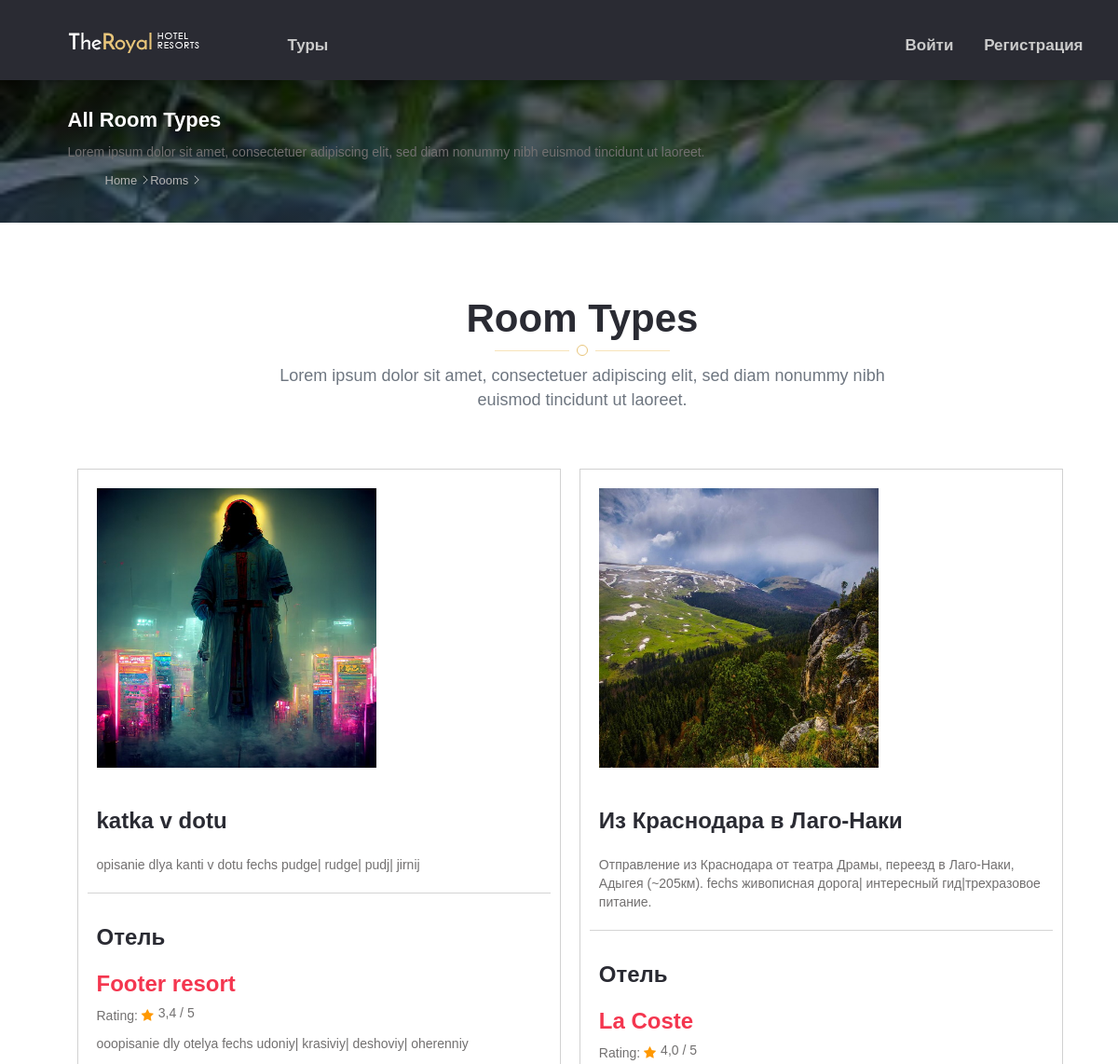
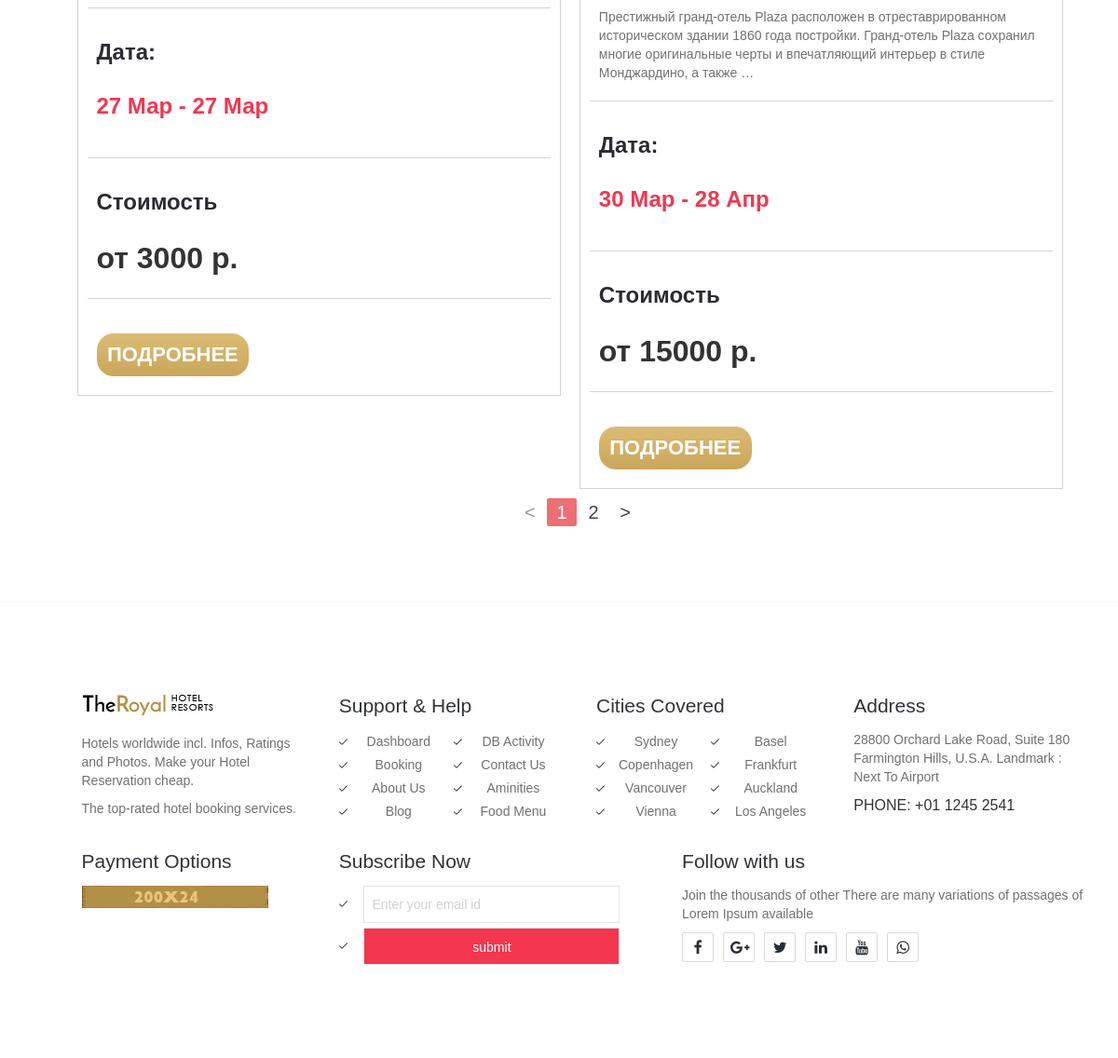
The page /tours/ on the database its author committed (2 pictures, top to bottom).
### tours/models.py (models this page shows, shortened)
class Tours(models.Model):
    name = models.CharField(max_length=255, verbose_name='Название')
    slug = models.SlugField(max_length=255, verbose_name='slug')
    description = models.TextField(verbose_name='Описание')
    city = models.CharField(max_length=255, verbose_name='Город/место')
    duration_days = models.IntegerField(verbose_name='длительность (дней)')
    max_adults = models.IntegerField(validators=[min_valid], verbose_name='максимум взрослых')
    max_kids = models.IntegerField(validators=[min_valid], verbose_name='масксимум детей')
    base_price = models.IntegerField(validators=[min_valid], verbose_name='Базовая стоимость')
    need_inter_pass = models.BooleanField(verbose_name='Нужен загранпаспорт')
    transit_in = models.OneToOneField(Transit, on_delete=models.PROTECT, related_name='transit_in_relate', verbose_name='Транспорт туда')
    transit_back = models.OneToOneField(Transit, on_delete=models.PROTECT, related_name='transit_back_relate', verbose_name='Транспорт обратно')
    main_image = models.ImageField(upload_to=tour_main_photo_location, verbose_name='Изображение', blank=True)
    hotel = models.ForeignKey(to=Hotels, on_delete=models.PROTECT, verbose_name='Отель')
    def get_absolute_url(self):
        return reverse('tour_details', kwargs={'tour_slug': self.slug})
    class Meta:
        ordering = ['name']
        verbose_name = 'Тур'
        verbose_name_plural = 'Туры'

class Hotels(models.Model):
    name = models.CharField(max_length=255, verbose_name='Название')
    slug = models.SlugField(max_length=255, verbose_name='slug')
    description = models.TextField(verbose_name='Описание')
    contact_info = models.CharField(max_length=100, verbose_name='Контактная информация')
    city = models.CharField(max_length=50, verbose_name='Город')
    rating = models.FloatField(validators=[min_valid], verbose_name='Рейтинг')
    food = models.CharField(max_length=50, verbose_name='Питание')
    main_image = models.ImageField(upload_to=hotel_main_photo_location, verbose_name='Изображение', blank=True)
    def get_absolute_url(self):
        return reverse('hotel_details', kwargs={'hotel_slug': self.slug})
    class Meta:
        ordering = ['name']
        verbose_name = 'Отель'
        verbose_name_plural = 'Отели'

class Transit(models.Model):
    transit_id = models.CharField(max_length=255, verbose_name='Идентификатор транспорта')
    start_place = models.CharField(max_length=255, verbose_name='Начальная точка')
    end_place = models.CharField(max_length=255, verbose_name='Конечная точка')
    start_datetime = models.DateTimeField(verbose_name='Начальное время')
    end_datetime = models.DateTimeField(verbose_name='Конечное время')
    class Meta:
        verbose_name = 'Транспорт'
        verbose_name_plural = 'Транспорт'

### tours/views.py (the view, shortened to what this page needs)
# urls.py: path('tours/', ToursView.as_view(), name='tours'),
class ToursView(DataMixin, ListView):
    paginate_by = 2
    model = Tours
    template_name = 'tours/tours.html'
    context_object_name = 'tours'
    def get_queryset(self):
        return Tours.objects.all().select_related('hotel').select_related('transit_in').select_related('transit_back')
    def get_context_data(self, *, object_list=None, **kwargs):
        context = super(ToursView, self).get_context_data(**kwargs)
        dop_context = {
        }
        c_def = self.get_user_context(**dop_context)
        context = dict(list(context.items()) + list(c_def.items()))
        return context

### tours/utils.py (called while the page is built)
    def get_user_context(self, **kwargs):
        context = kwargs
        return context

### templates/tours/tours.html (shortened to what this page needs)
{% extends 'tours/base.html' %}
{% block content %}
		<div class="inn-banner">
			<div class="container">
				<div class="row">
					<h4>All Room Types</h4>
					<p>Lorem ipsum dolor sit amet, consectetuer adipiscing elit, sed diam nonummy nibh euismod tincidunt ut laoreet.
						<p>
							<ul>
								<li><a href="#">Home</a> </li>
								<li><a href="#">Rooms</a> </li>
							</ul>
				</div>
			</div>
		</div>
		<div class="inn-body-section pad-bot-70">
			<div class="container">
				<div class="row">
					<div class="page-head">
						<h2>Room Types</h2>
						<div class="head-title">
							<div class="hl-1"></div>
							<div class="hl-2"></div>
							<div class="hl-3"></div>
						</div>
						<p>Lorem ipsum dolor sit amet, consectetuer adipiscing elit, sed diam nonummy nibh euismod tincidunt ut laoreet.</p>
					</div>
                    {% for tour in tours %}
                        <div class="room room-1">
                            <div class="r1 r-com r-com-1 r1-1"><img src="{{ tour.main_image.url }}" alt="" /> </div>
                            <div class="r2 r-com r-com-1">
                                <h3>{{ tour.name }}</h3>
                                <div class="r1-ratt"><p>{{ tour.description|truncatewords:25 }}</p>
                            </div>
                            </div>
                            <div class="r2 r-com r-com-1">
                                <h3>Отель</h3>
                                <a href="{{ tour.hotel.get_absolute_url }}"><h4>{{ tour.hotel.name }}</h4></a>
                                <div class="r2-ratt"><p>Rating: <i class="fa fa-star"></i> <span>{{ tour.hotel.rating }} / 5 </span></p> </div>
                                <p>{{ tour.hotel.description|truncatewords:25 }}</p>
                            </div>
                            <div class="r3 r-com r-com-1">
                                <h3>Дата:</h3>
                                <h4>{{ tour.transit_in.start_datetime|date:"d M" }} - {{ tour.transit_back.end_datetime|date:"d M" }}</h4>
                            </div>
                            <div class="r4 r-com r-com-1">
                                <h3>Стоимость</h3>
                                <p><span class="room-price-1">от {{ tour.base_price }} р.</span>  </p>
                            </div>
                            <div class="r5 r-com r-com-1 r5-1">
                                <a href="{{ tour.get_absolute_url }}" class="inn-room-book">Подробнее</a> </div>
                            </div>
                    {% endfor %}
				</div>
			</div>
                        {% if page_obj.has_other_pages %}
                            <ul class="pagination">
                                {% if page_obj.has_previous %}
                                    <li class="waves-effect"><a href="?page={{ page_obj.previous_page_number }}"><</a></li>
                                {% else %}
                                    <li class="disabled"><a><</a></li>
                                {% endif %}
                                {% for p in paginator.page_range %}
                                    {% if page_obj.number == p %}
                                        <li class="active"><a>{{ p }}</a></li>
                                    {% elif p >= page_obj.number|add:-2 and p <= page_obj.number|add:2 %}
                                        <li class="waves-effect"><a href="?page={{ p }}">{{ p }}</a></li>
                                    {% endif %}
                                {% endfor %}
                                {% if page_obj.has_next %}
                                    <li class="waves-effect"><a href="?page={{ page_obj.next_page_number }}">></a></li>
                                {% endif %}
                            </ul>
                        {% endif %}
		</div>
{% endblock %}

### templates/tours/tours.html (style rules this page uses)
.inn-room-book { margin-top: 18%; text-align: center; padding: 7px 4px; color: #fff; text-transform: uppercase; font-weight: 600; font-family: 'Quicksand', sans-serif; border-radius: 18px; width: 110%; font-size: 22px; display: table-caption; background: #d0ae64; background: -webkit-linear-gradient(to right, #d6ae7b, #eacda3); background: linear-gradient(to top, #caa65a, #dbbb75); }

### rows shown on the page
Tours: main_image (picture), name "katka v dotu", description "opisanie dlya kanti v dotu fechs pudge| rudge| pudj| jirnij", hotel.name "Footer resort", hotel.rating "3,4", hotel.description "ooopisanie dly otelya fechs udoniy| krasiviy| deshoviy| oherenniy", transit_in.start_datetime "27 Мар", transit_back.end_datetime "27 Мар", base_price "3000"
Tours: main_image (picture), name "Из Краснодара в Лаго-Наки", description "Отправление из Краснодара от театра Драмы, переезд в Лаго-Наки, Адыгея (~205км). fechs живописная дорога| интересный гид|трехразовое питание.", hotel.name "La Coste", hotel.rating "4,0", hotel.description "Престижный гранд-отель Plaza расположен в отреставрированном историческом здании 1860 года постройки. Гранд-отель Plaza сохранил многие оригинальные черты и впечатляющий интерьер в стиле Монджардино, а также …", transit_in.start_datetime "30 Мар", transit_back.end_datetime "28 Апр", base_price "15000"

### other values the page prints
{{ p }} "1"
{{ p }} "2"
